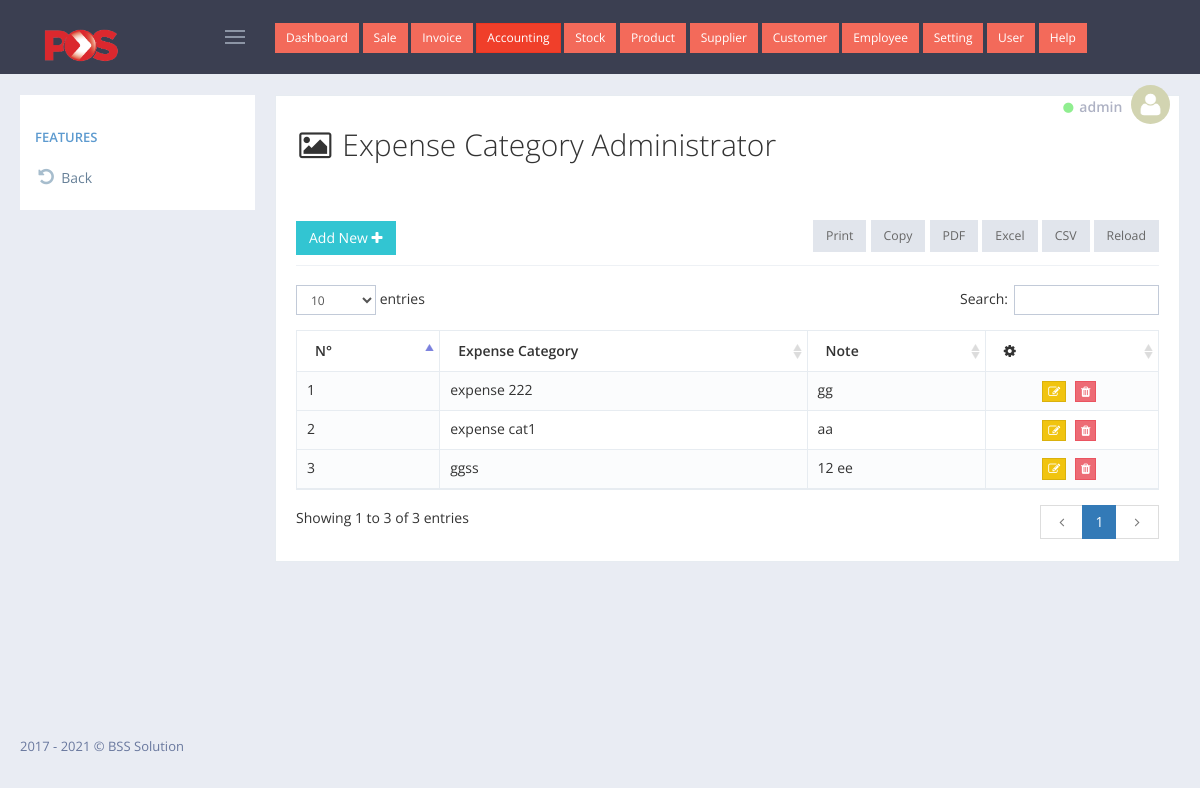
The page /admin/account_expense_category/index.php (signed in) on the database its author committed.
### tables this page shows
CREATE TABLE `tbl_pos_invoice` (
  `transaction_id` int(6) UNSIGNED ZEROFILL NOT NULL,
  `inv_no` int(200) NOT NULL,
  `cashier_name` varchar(100) NOT NULL,
  `user_id` int(11) NOT NULL,
  `cus` int(11) NOT NULL,
  `date_sell` date NOT NULL,
  `amount` decimal(10,2) NOT NULL,
  `vat` decimal(10,2) NOT NULL,
  `pay_dollar` decimal(10,2) NOT NULL,
  `pay_riel` varchar(111) NOT NULL
);

CREATE TABLE `tbl_pos_expense_category` (
  `exca_id` int(11) NOT NULL,
  `exca_name` varchar(255) NOT NULL,
  `exca_note` text NOT NULL
);

### admin/account_expense_category/index.php (the view, shortened to what this page needs)
<?php
    include_once '../../config/database.php';
    include_once '../layout/header.php';
?>
<div class="portlet light bordered">
    <div class="row">
        <div class="col-xs-12">
            <h2><i class="fa fa-image fa-fw"></i> Expense Category Administrator</h2>
        </div>
    </div>
    <br>
    <br>
    <div class="portlet-title">
        <div class="caption font-dark">
            <a href="add.php" id="sample_editable_1_new" class="btn green"> Add New
                <i class="fa fa-plus"></i>
            </a>
        </div>
    </div>
    <div class="portlet-body">
        <div id="sample_1_wrapper" class="dataTables_wrapper">
            <table class="table table-striped table-bordered table-hover dataTable dtr-inline " id="sample_2" role="grid" aria-describedby="sample_1_info">
                <thead>
                    <tr>
                        <th>N&deg;</th>
                        <th>Expense Category</th>
                        <th>Note</th>
                        <th><i class="fa fa-cog" aria-hidden="true"></i></th>
                    </tr>
                </thead>
                <tbody>
                    <?php
                        $i = 0;
                        $get_data = $connect->query("SELECT * FROM tbl_pos_expense_category ORDER BY exca_name ASC");
                        while ($row = mysqli_fetch_object($get_data)) {
                            echo '<tr>';
                                echo '<td>'.(++$i).'</td>';
                                echo '<td>'.$row->exca_name.'</td>';
                                echo '<td>'.$row->exca_note.'</td>';
                                echo '<td class="text-center"><a href="edit.php?edit_id='.$row->exca_id.'" class="btn btn-xs btn-warning" title="edit"><i class="fa fa-edit"></i></a>
                                    <a href="delete.php?del_id='.$row->exca_id.'" onclick="return confirm(\'Are you sure to delete this?\')" class="btn btn-xs btn-danger" title="delete"><i class="fa fa-trash"></i></a>
                                    </td>';
                            echo '</tr>';
                        }
                    ?>
                </tbody>
            </table>
        </div>
    </div>
</div>
<?php include_once '../layout/footer.php' ?>

### admin/layout/header.php (shortened to what this page needs)
<!DOCTYPE html>
<html lang="en">
    <head>
        <link href="../../assets/global/plugins/font-awesome/css/font-awesome.min.css" rel="stylesheet" type="text/css" />
        <link href="../../assets/global/plugins/simple-line-icons/simple-line-icons.min.css" rel="stylesheet" type="text/css" />
        <link href="../../assets/global/plugins/bootstrap/css/bootstrap.min.css" rel="stylesheet" type="text/css" />
        <link href="../../assets/global/plugins/bootstrap-switch/css/bootstrap-switch.min.css" rel="stylesheet" type="text/css" />
        <link href="../../assets/global/plugins/datatables/datatables.min.css" rel="stylesheet" type="text/css" />
        <link href="../../assets/global/plugins/datatables/plugins/bootstrap/datatables.bootstrap.css" rel="stylesheet" type="text/css" />
        <link href="../../assets/global/plugins/bootstrap-datepicker/css/bootstrap-datepicker3.min.css" rel="stylesheet" type="text/css" />
        <link href="../../assets/global/css/components.min.css" rel="stylesheet" id="style_components" type="text/css" />
        <link href="../../assets/global/css/plugins.min.css" rel="stylesheet" type="text/css" />
        <link href="../../assets/layouts/layout4/css/layout.min.css" rel="stylesheet" type="text/css" />
        <link href="../../assets/layouts/layout4/css/themes/default.min.css" rel="stylesheet" type="text/css" id="style_color" />
        <link href="../../assets/layouts/layout4/css/custom.min.css" rel="stylesheet" type="text/css" />
    </head>
    <body class="page-container-bg-solid page-header-fixed page-sidebar-closed-hide-logo">
        <div class="page-header navbar navbar-fixed-top">
            <div class="page-header-inner ">
                <div class="page-logo">
                    <a href="../../index.php">
                        <img src="../../img/img_logo/Pos_Malaysia_Logo.png" width="100px" alt="logo" class="logo-default" />
                    </a>
                    <div class="menu-toggler sidebar-toggler">
                    </div>
                </div>
                <?php include_once('top_navigation.php') ?>
                <div class="page-top">
                    <div class="top-menu">
                        <ul class="nav navbar-nav pull-right">
                            <li class="dropdown dropdown-user dropdown-dark">
                                <a href="javascript:;" class="dropdown-toggle" data-toggle="dropdown" data-hover="dropdown" data-close-others="true">
                                    <small><i class="fa fa-circle" style="color: lightgreen;"></i></small>
                                    <span class="username username-hide-on-mobile"> <?= @$_SESSION['user']->username ?> </span>
                                    <img alt="" class="img-circle" src="../../img/img_user/blank.png" /> </a>
                            </li>
                        </ul>
                    </div>
                </div>
            </div>
        </div>
        <div class="page-container">
            <?php include_once getcwd().'/left_navigation.php'; ?>
            <div class="page-content-wrapper">
                <div class="page-content" style="transform: translate(0px,-10px);">

### rows shown on the page
tbl_pos_invoice: cashier_name "admin"
tbl_pos_expense_category: exca_name "expense 222", exca_note "gg"
tbl_pos_expense_category: exca_name "expense cat1", exca_note "aa"
tbl_pos_expense_category: exca_name "ggss", exca_note "12 ee"
